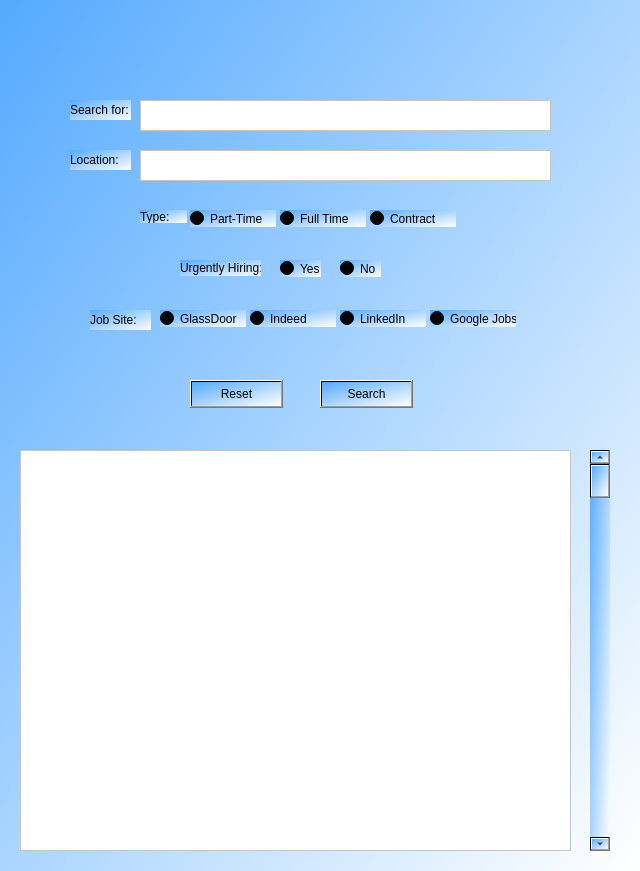
<?xml version="1.0" encoding="UTF-8"?>
<ui version="4.0">
 <class>Dialog</class>
 <widget class="QDialog" name="Dialog">
  <property name="geometry">
   <rect>
    <x>0</x>
    <y>0</y>
    <width>640</width>
    <height>871</height>
   </rect>
  </property>
  <property name="windowTitle">
   <string>Dialog</string>
  </property>
  <property name="styleSheet">
   <string notr="true">background-color:qlineargradient(spread:pad, x1:0, y1:0, x2:1, y2:1, stop:0 rgba(85, 170, 255, 255), stop:1 rgba(255, 255, 255, 255))</string>
  </property>
  <widget class="QListWidget" name="listWidget">
   <property name="geometry">
    <rect>
     <x>20</x>
     <y>450</y>
     <width>551</width>
     <height>401</height>
    </rect>
   </property>
   <property name="styleSheet">
    <string notr="true">background-color:rgb(255, 255, 255)</string>
   </property>
  </widget>
  <widget class="QPushButton" name="pushButton">
   <property name="geometry">
    <rect>
     <x>320</x>
     <y>380</y>
     <width>93</width>
     <height>28</height>
    </rect>
   </property>
   <property name="text">
    <string>Search</string>
   </property>
  </widget>
  <widget class="QPushButton" name="resetButton">
   <property name="geometry">
    <rect>
     <x>190</x>
     <y>380</y>
     <width>93</width>
     <height>28</height>
    </rect>
   </property>
   <property name="text">
    <string>Reset</string>
   </property>
  </widget>
  <widget class="QRadioButton" name="siteIndeed">
   <property name="geometry">
    <rect>
     <x>250</x>
     <y>310</y>
     <width>86</width>
     <height>17</height>
    </rect>
   </property>
   <property name="text">
    <string>Indeed</string>
   </property>
  </widget>
  <widget class="QRadioButton" name="siteLinkedin">
   <property name="geometry">
    <rect>
     <x>340</x>
     <y>310</y>
     <width>86</width>
     <height>17</height>
    </rect>
   </property>
   <property name="text">
    <string>LinkedIn</string>
   </property>
  </widget>
  <widget class="QRadioButton" name="siteGlassdoor">
   <property name="geometry">
    <rect>
     <x>160</x>
     <y>310</y>
     <width>86</width>
     <height>17</height>
    </rect>
   </property>
   <property name="text">
    <string>GlassDoor</string>
   </property>
  </widget>
  <widget class="QRadioButton" name="siteGoogle">
   <property name="geometry">
    <rect>
     <x>430</x>
     <y>310</y>
     <width>86</width>
     <height>17</height>
    </rect>
   </property>
   <property name="text">
    <string>Google Jobs</string>
   </property>
  </widget>
  <widget class="QTextEdit" name="searchBox">
   <property name="geometry">
    <rect>
     <x>140</x>
     <y>100</y>
     <width>411</width>
     <height>31</height>
    </rect>
   </property>
   <property name="styleSheet">
    <string notr="true">background-color:rgb(255, 255, 255)</string>
   </property>
  </widget>
  <widget class="QRadioButton" name="typeParttime">
   <property name="geometry">
    <rect>
     <x>190</x>
     <y>210</y>
     <width>86</width>
     <height>17</height>
    </rect>
   </property>
   <property name="text">
    <string>Part-Time</string>
   </property>
  </widget>
  <widget class="QRadioButton" name="typeFulltime">
   <property name="geometry">
    <rect>
     <x>280</x>
     <y>210</y>
     <width>86</width>
     <height>17</height>
    </rect>
   </property>
   <property name="text">
    <string>Full Time</string>
   </property>
  </widget>
  <widget class="QRadioButton" name="typeContract">
   <property name="geometry">
    <rect>
     <x>370</x>
     <y>210</y>
     <width>86</width>
     <height>17</height>
    </rect>
   </property>
   <property name="text">
    <string>Contract</string>
   </property>
  </widget>
  <widget class="QScrollBar" name="verticalScrollBar">
   <property name="geometry">
    <rect>
     <x>590</x>
     <y>450</y>
     <width>20</width>
     <height>401</height>
    </rect>
   </property>
   <property name="orientation">
    <enum>Qt::Vertical</enum>
   </property>
  </widget>
  <widget class="QLabel" name="label">
   <property name="geometry">
    <rect>
     <x>90</x>
     <y>310</y>
     <width>61</width>
     <height>20</height>
    </rect>
   </property>
   <property name="text">
    <string>Job Site: </string>
   </property>
  </widget>
  <widget class="QLabel" name="label_2">
   <property name="geometry">
    <rect>
     <x>140</x>
     <y>210</y>
     <width>47</width>
     <height>13</height>
    </rect>
   </property>
   <property name="text">
    <string>Type:</string>
   </property>
  </widget>
  <widget class="QLabel" name="label_3">
   <property name="geometry">
    <rect>
     <x>70</x>
     <y>100</y>
     <width>61</width>
     <height>20</height>
    </rect>
   </property>
   <property name="text">
    <string>Search for:</string>
   </property>
  </widget>
  <widget class="QRadioButton" name="radioButton">
   <property name="geometry">
    <rect>
     <x>280</x>
     <y>260</y>
     <width>41</width>
     <height>17</height>
    </rect>
   </property>
   <property name="text">
    <string>Yes</string>
   </property>
  </widget>
  <widget class="QRadioButton" name="radioButton_2">
   <property name="geometry">
    <rect>
     <x>340</x>
     <y>260</y>
     <width>41</width>
     <height>17</height>
    </rect>
   </property>
   <property name="text">
    <string>No</string>
   </property>
  </widget>
  <widget class="QLabel" name="label_4">
   <property name="geometry">
    <rect>
     <x>180</x>
     <y>260</y>
     <width>81</width>
     <height>16</height>
    </rect>
   </property>
   <property name="text">
    <string>Urgently Hiring:</string>
   </property>
  </widget>
  <widget class="QTextEdit" name="searchBox_2">
   <property name="geometry">
    <rect>
     <x>140</x>
     <y>150</y>
     <width>411</width>
     <height>31</height>
    </rect>
   </property>
   <property name="styleSheet">
    <string notr="true">background-color:rgb(255, 255, 255)</string>
   </property>
  </widget>
  <widget class="QLabel" name="label_5">
   <property name="geometry">
    <rect>
     <x>70</x>
     <y>150</y>
     <width>61</width>
     <height>20</height>
    </rect>
   </property>
   <property name="text">
    <string>Location:</string>
   </property>
  </widget>
 </widget>
 <resources/>
 <connections/>
</ui>
